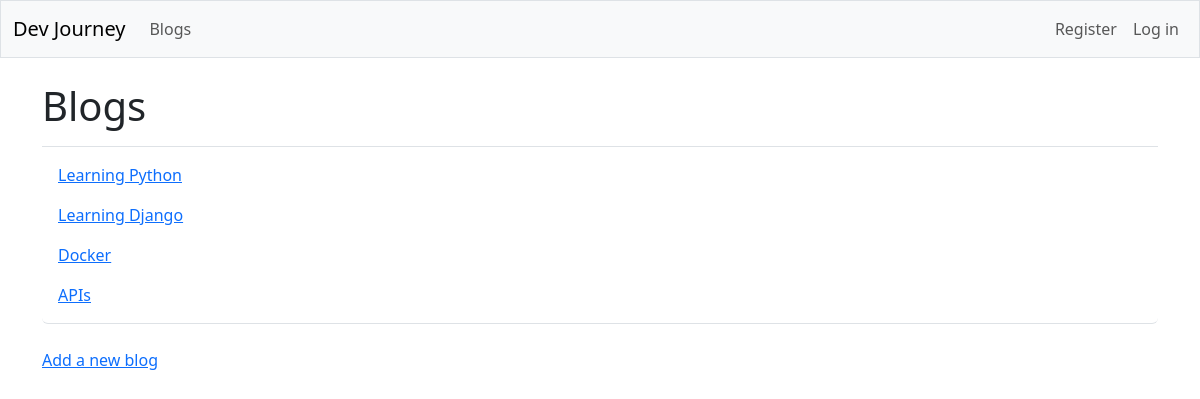
The app's page /blogs/, older data.
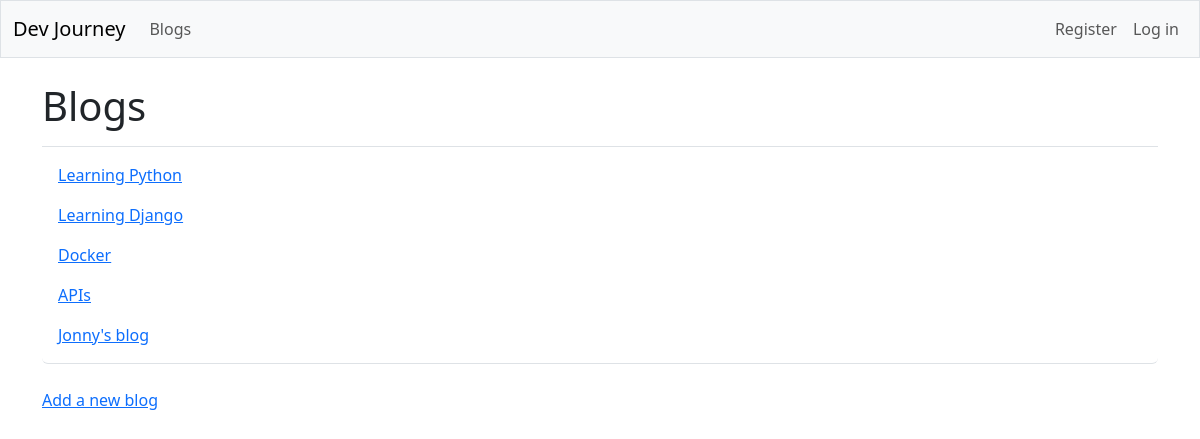
The same page, newer data.
### blogs/models.py (models this page shows, shortened)
class Blog(models.Model):
    text = models.CharField(max_length=200)
    date_added = models.DateTimeField(auto_now_add=True)
    owner = models.ForeignKey(User, on_delete=models.CASCADE)

### blogs/views.py (the view)
# urls.py: path('', include('blogs.urls')),
def blogs(request):
    blogs = Blog.objects.order_by('date_added')
    context = {'blogs':blogs}
    return render(request, 'blogs/blogs.html', context)

### blogs/templates/blogs/blogs.html
{% extends 'blogs/base.html' %}
{% block page_header %}
  <h1>Blogs</h1>
{% endblock page_header %}
{% block content %}
  <ul class="list-group border-bottom pb-2 mb-4">
    {% for blog in blogs %}
      <li class="list-group-item border-0">
        <a href="{% url 'blogs:blog' blog.id %}">{{ blog.text }}</a>
      </li>
    {% empty %}
      <li class="list-group-item border-0">No blogs have been added yet.</li>
    {% endfor %}
  </ul>
  <a href="{% url 'blogs:new_blog' %}">Add a new blog</a>
{% endblock content %}

Row changes from the older to the newer data that the page shows:
added Blog: text "Jonny's blog"
